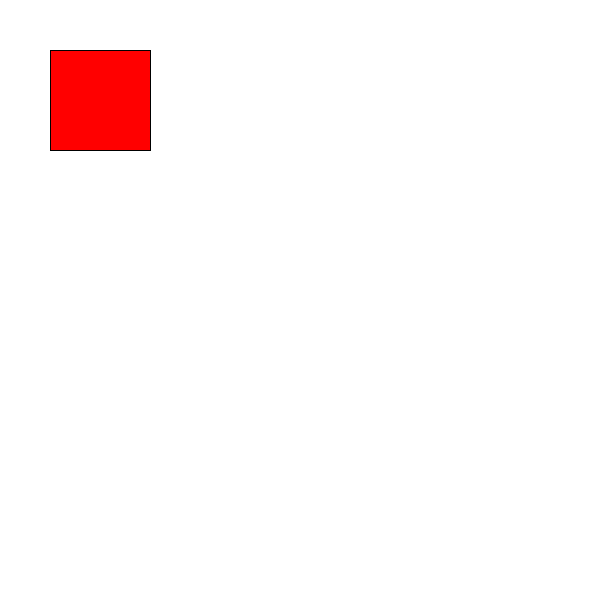
Frame 1 (no input)
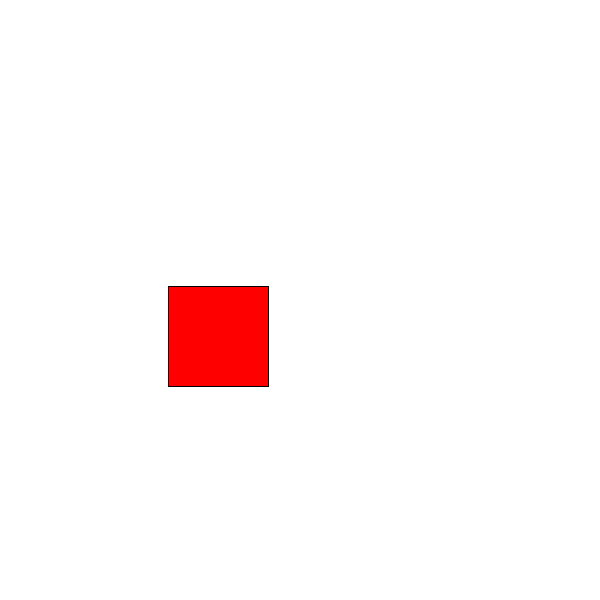
Frame 60 (the mouse pressed at the canvas centre just before this capture)
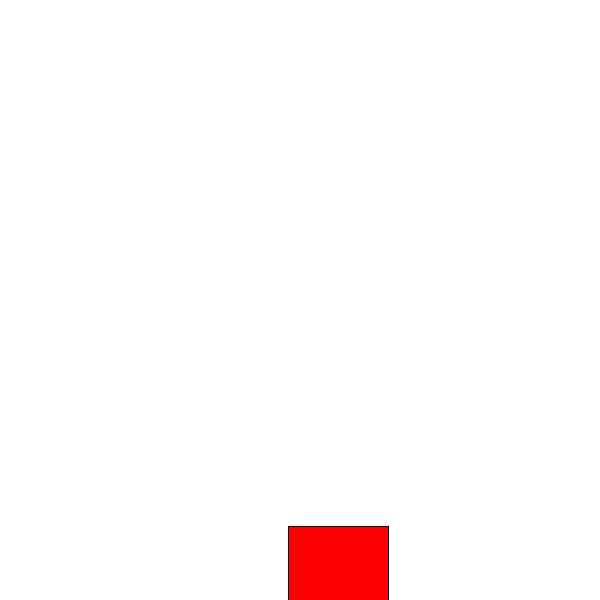
Frame 120 (the mouse held since frame 60 and released just before this capture)

The Processing sketch that drew these frames (run headless with seeded random() and noise(); from frame 60 on, the mouse is pressed at the canvas centre):

// Processing sketch: moving_rectangle
// ── moving_rectangle.pde
int ballHozPosition; //← make new variable called ballHozPosition
int ballVertPosition; //← make new variable called ballVertPosition
void setup (){
size (600,600);
ballHozPosition = 50; //← give the variable an initial value (50)
ballVertPosition = 50; //← give variable an initial value (550)
}
void draw (){
  background(255);
  fill(255,0,0);
rect(ballHozPosition,ballVertPosition ,100,100);
ballHozPosition = ballHozPosition + 2; //← update the value
ballVertPosition = ballVertPosition + 4;
//← update the value
}
